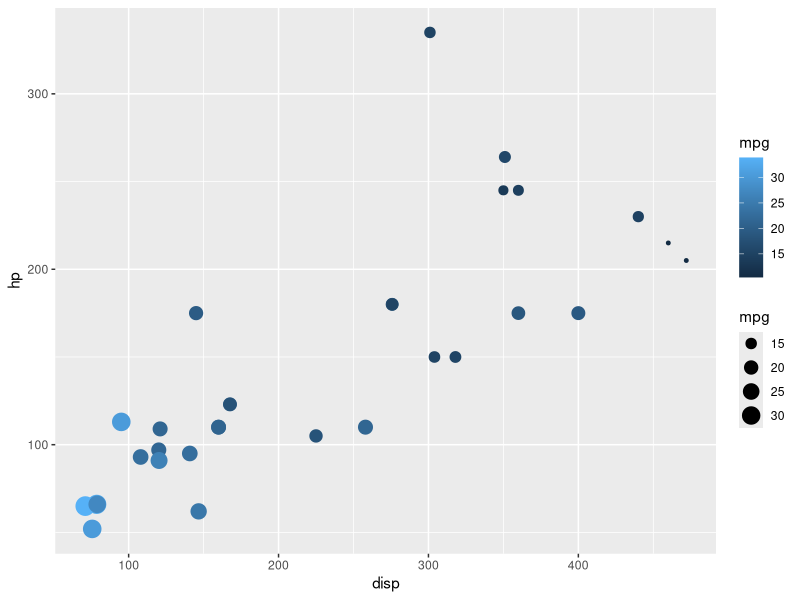

Source code (R): (Note: this script raises an error after producing the figure.)
## ---- chunk 1
#| code-fold: true

library(ggplot2)
ggplot(mtcars, 
       aes(x = disp, y = hp, color = mpg, size = mpg)) + geom_point()


## ---- chunk 2
#| eval: true
#| comment: "=)"

1+1
## ---- chunk 3
#| fig-cap: "La mia immagine"
#| fig-cap-location: top
#| out-width: 50%
#| label: fig-prima
#| fig-align: center
#| echo: false
knitr::include_graphics("img/quartoStato.jpg")
## ---- chunk 4
#| echo: false
#| fig-cap: "Il mio grafico"
#| fig-cap-location: top
#| out-width: 50%
#| fig-align: center
#| label: fig-grafico
library(ggplot2)
ggplot(rock, 
       aes(y=peri,x=shape, color =shape, size = peri)) + geom_point() + 
  theme_light() + theme(legend.position = "none") 

## ---- chunk 5
#| tbl-cap-location: top
#| tbl-cap: Una tabella di esempio
#| tbl-subcap: per far vedere come funzionano
#| label: tbl-esempio

kableExtra::kable(mtcars[1:6, ])
## ---- chunk 6
head(cars)
## ---- chunk 7
#| echo: false
#| fig-align: center
#| out-width: 120%

knitr::include_graphics("img/grid.png")
## ---- chunk 8
kableExtra::kable(head(rock))
## ---- chunk 9
#| echo: false
#| out-width: "100%"
#| fig-align: center
library(ggplot2)
ggplot(rock, 
       aes(y=peri,x=shape, color =shape, size = peri)) + geom_point() + 
  theme_light() + theme(legend.position = "none") 
